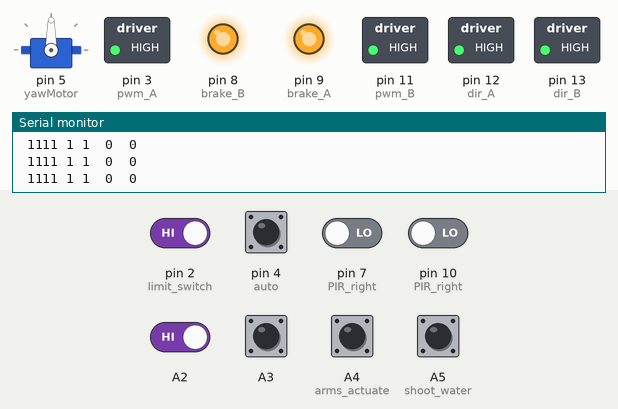
Bench run of a sketch on a simulated Arduino Uno, built with avr-gcc and run on an emulated ATmega328P. On the bench: servo, switched loads named in the sketch (green lamp = pin HIGH), output pins drawn as LEDs (lit = HIGH), the last lines printed to the serial monitor. The test bench sets the inputs (shaded band); at power-on: A2, A3, A4 (arms_actuate), A5 (shoot_water), pin 2 (limit_switch), pin 4 (auto) HIGH, pin 7 (PIR_right), pin 10 (PIR_right) LOW.

Above: at 1.2 s.
1.3 s: A4 (arms_actuate) pulled LOW for 0.15 s
At 1.38 s:
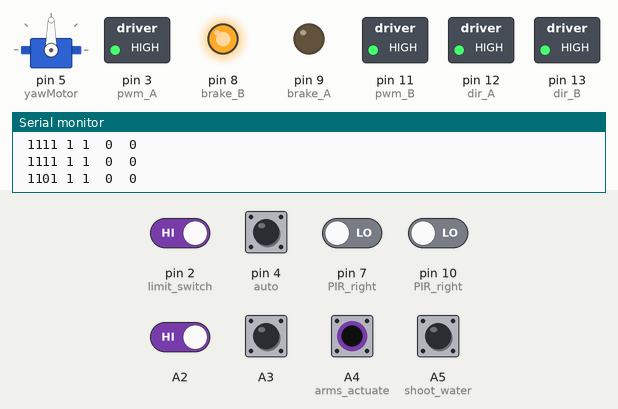
2.9 s: A5 (shoot_water) pulled LOW for 0.15 s
At 2.98 s:
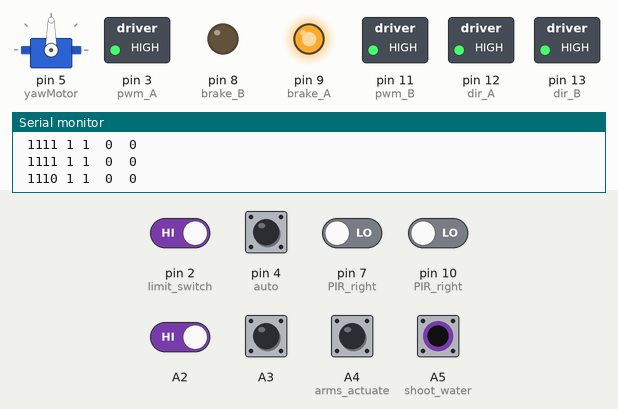
4.5 s: pin 2 (limit_switch) driven LOW and A2 driven LOW
At 5.5 s:
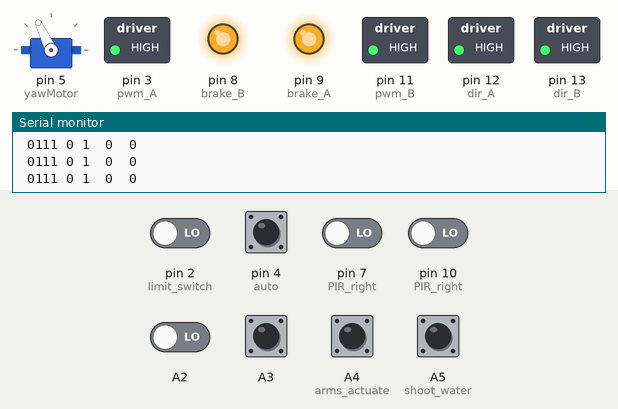
6.0 s: A4 (arms_actuate) pulled LOW for 1 s
At 6.8 s:
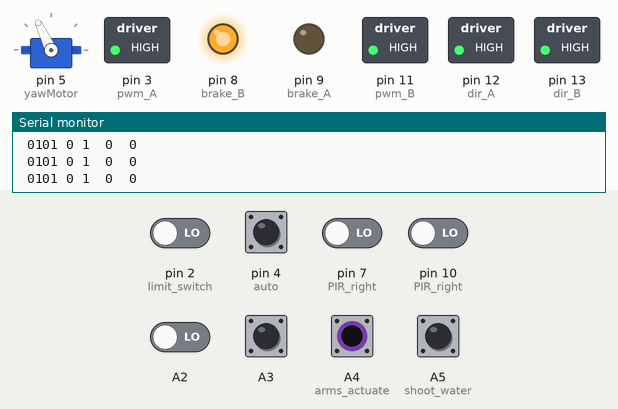
8.5 s: A5 (shoot_water) pulled LOW for 1 s
At 9.3 s:
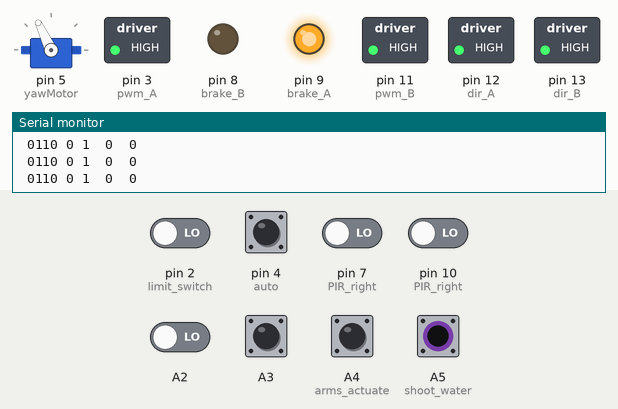
11.0 s: pin 2 (limit_switch) driven HIGH
At 11.3 s:
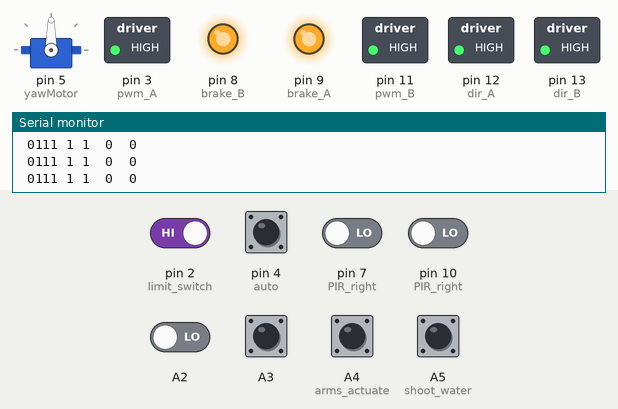
Timing chart, 0 to 14.0 s (numbered marks = the images above; inputs shaded):
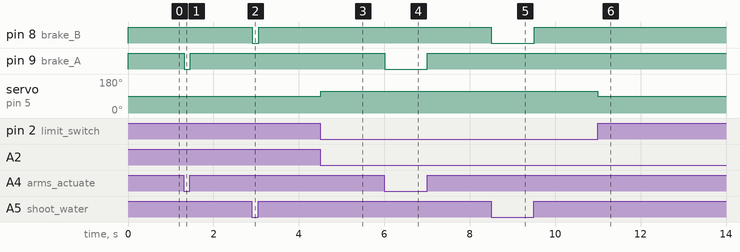

Measured:
- after the input at 1.3 s, pin 9 (brake_A): HIGH → LOW at once, → HIGH 0.14 s later
- after the input at 2.9 s, pin 8 (brake_B): HIGH → LOW at once, → HIGH 0.16 s later
- after the input at 4.5 s, servo on pin 5 (yawMotor): 90° → 115° at once
- after the input at 6.0 s, pin 9 (brake_A): HIGH → LOW at once, → HIGH 0.99 s later
- after the input at 8.5 s, pin 8 (brake_B): HIGH → LOW at once, → HIGH 1.0 s later
- after the input at 11.0 s, servo on pin 5 (yawMotor): 115° → 90° at once

The sketch:

robocrop.ino
```cpp
#include <Servo.h>

#define STOPSPEED 90
#define LEFTSPEED  (STOPSPEED + 25)
#define RIGHTSPEED (STOPSPEED - 25)

Servo yawMotor;
int motorSpeed;
int yawTime;


void setup()
{
  // motor shield pins
  pinMode(12, OUTPUT); // dir A
  pinMode(3,  OUTPUT); // pwm A
  pinMode(9,  OUTPUT); // brake A
  pinMode(13, OUTPUT); // dir B
  pinMode(11,  OUTPUT); // pwm B
  pinMode(8,  OUTPUT); // brake B


  pinMode(A2, INPUT_PULLUP);
  pinMode(A3, INPUT_PULLUP);

  pinMode(A4, INPUT_PULLUP); // arms actuate
  pinMode(A5, INPUT_PULLUP); // shoot water

  pinMode(2, INPUT_PULLUP); // limit switch
  pinMode(4, INPUT_PULLUP); // auto/manal

  pinMode(7, INPUT_PULLUP); // PIR right
  pinMode(10, INPUT_PULLUP); // PIR right

  analogWrite(3, 255);
  digitalWrite(12, 1);
   analogWrite(11, 255);
  digitalWrite(13, 1);


  yawMotor.attach(5);
  yawMotor.write(STOPSPEED);

  Serial.begin(9600);

}


void loop()
{
  Serial.print(" ");
  Serial.print(digitalRead(A2));
  Serial.print(digitalRead(A3));
  Serial.print(digitalRead(A4));
  Serial.print(digitalRead(A5));
  Serial.print(" ");
  Serial.print(digitalRead(2)); // limit switch
  Serial.print(" ");
  Serial.print(digitalRead(4)); // auto/manual
  Serial.print("  "); // D5 D6
  Serial.print(digitalRead(7)); // PIR left
  Serial.print("  "); // D8 D9
  Serial.print(digitalRead(10)); // PIR right
  Serial.println();


  if(digitalRead(2) == HIGH)
  {
    yawMotor.write(STOPSPEED);
  }
  else if(digitalRead(A2) == LOW)
  {
    yawMotor.write(LEFTSPEED);
  }
  else if(digitalRead(A3) == LOW)
  {
    yawMotor.write(RIGHTSPEED);
  }
  else
  {
    yawMotor.write(STOPSPEED);
  }


  if(digitalRead(A4))
  {
    setValve(0);
  }
  else
  {
    setValve(1);
  }

  if(digitalRead(A5))
  {
    setWaterValve(0);
  }
  else
  {
    setWaterValve(1);
  }


}


void setValve(int state)
{
  if(state)
  {
    digitalWrite(9, 0);
  }
  else
  {
    digitalWrite(9, 1);
  }
}

void setWaterValve(int state)
{
  if(state)
  {
    digitalWrite(8, 0);
  }
  else
  {
    digitalWrite(8, 1);
  }
}
```
